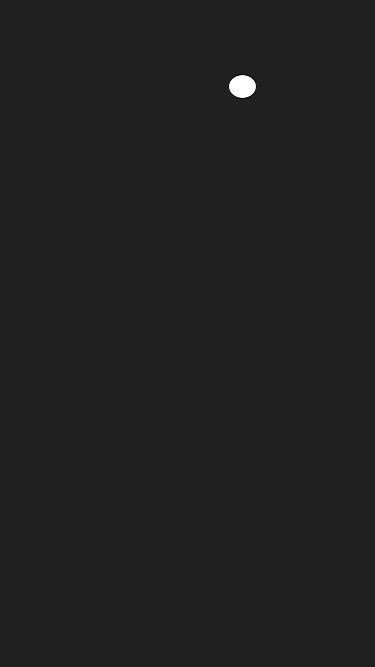
Frame 1 (no input)
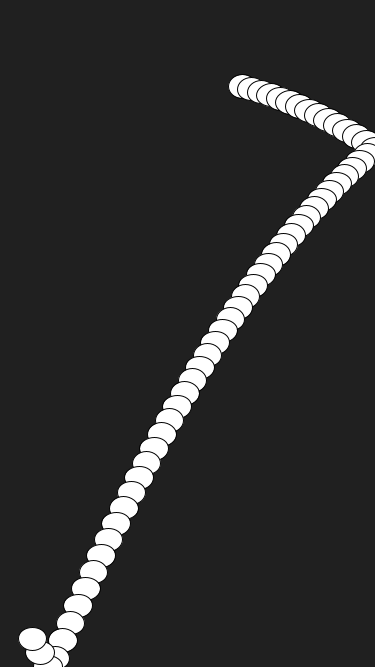
Frame 60 (the mouse pressed at the canvas centre just before this capture)
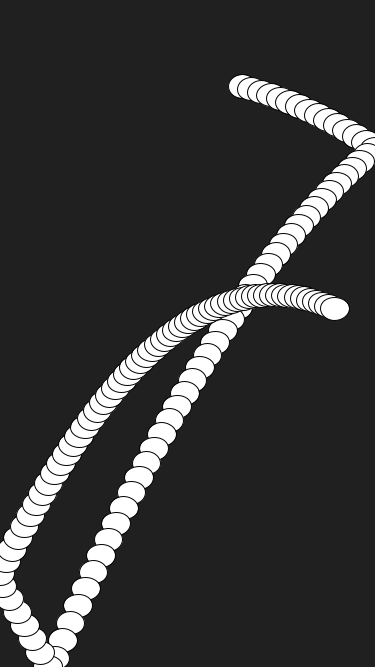
Frame 120 (the mouse held since frame 60 and released just before this capture)

The Processing sketch that drew these frames (run headless with seeded random() and noise(); from frame 60 on, the mouse is pressed at the canvas centre):

// Processing sketch: gravity_andrew
// ── gravity_andrew.pde
Particle p;

void setup(){
  //fullScreen();
  size(375,667);
  background(#202020);
  p = new Particle(new PVector(random(width),random(height/2)), new PVector(random(10),random(10)), new PVector(random(10)+20,random(10)+20), random(2));
}

void draw(){
  //background(#202020);
  p.draw();
}

// ── particle.pde
class Particle {
  PVector gravity;
  PVector acceleration;
  
  PVector position;
  PVector velocity;
  PVector size;
  float mass;
  
  Particle(PVector _pos, PVector _vel, PVector _size, float _mass){
    gravity = new PVector(0,.3);
    acceleration = new PVector(0,0);
    position = _pos;
    velocity = _vel;
    size = _size;
    mass = _mass;
  }
  
  void draw(){
    fill(255);
    ellipse(position.x, position.y, size.x, size.y);
    update();
    checkEdges();
  }
  
  void applyForce(PVector force){
    PVector f = PVector.mult(force, mass);
    acceleration.add(f);
  }
  
  void update(){
    applyForce(gravity);
    velocity.add(acceleration);
    position.add(velocity);
    acceleration.mult(0);
  }
  
  void checkEdges(){
    if(position.x > width){
      position.x = width;
      velocity.x *= -0.8;
    }

    if(position.x < 0){
      position.x = 0;
      velocity.x *= -0.8;
    }
    
    if(position.y > height){
      position.y = height;
      velocity.y *= -0.8;
    }

    if(position.y < 0){
      position.y = 0;
      velocity.y *= -0.8;
    }
  }
}
